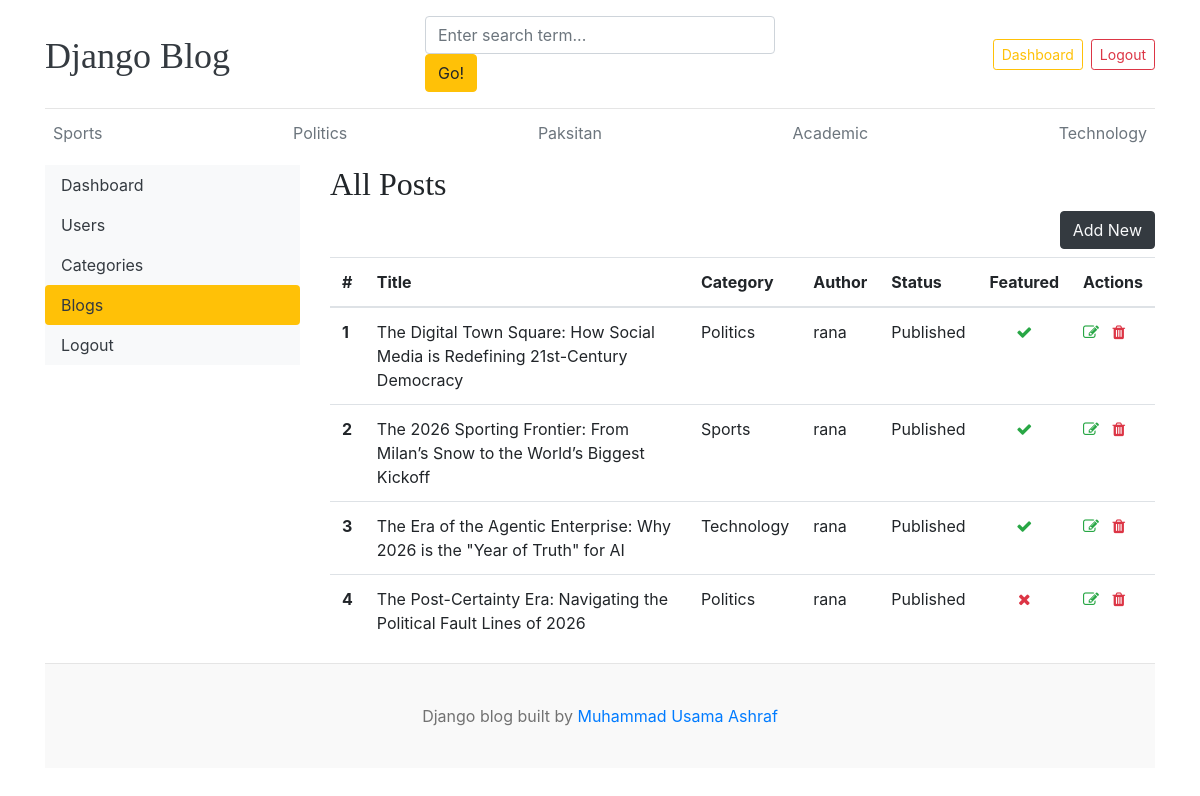
The page /dashboard/posts/ (signed in) on the database its author committed.
### blogs/models.py (models this page shows, shortened)
class Category(models.Model):
    category_name = models.CharField(max_length=50, unique=True)
    created_at = models.DateTimeField(auto_now_add=True)
    updated_at = models.DateTimeField(auto_now=True)
    class Meta:
        verbose_name_plural = "categories"
    def __str__(self):
        return self.category_name

class Blog(models.Model):
    title = models.CharField(max_length=100)
    slug = models.SlugField(max_length=150, unique=True, blank=True)
    category = models.ForeignKey(Category, on_delete=models.CASCADE)
    author = models.ForeignKey(User, on_delete=models.CASCADE)
    featured_image = models.ImageField(upload_to="uploads/%Y/%m/%d/")
    short_description = models.TextField(max_length=500)
    blog_body = models.TextField(max_length=2000)
    status = models.CharField(max_length=20, choices=STATUS_CHOICES, default="Draft")
    is_featured = models.BooleanField(default=False)
    created_at = models.DateTimeField(auto_now_add=True)
    updated_at = models.DateTimeField(auto_now=True)

### dashboards/views.py (the view)
# urls.py: path("posts/", views.posts, name="posts"),
@login_required(login_url="login")
def posts(request):
    posts = Blog.objects.all()
    context = {
        "posts": posts,
    }
    return render(request, "dashboards/posts.html", context)

### blogs/context_processors.py (called while the page is built)
def get_categories(request):
    categories = Category.objects.all()
    return dict(categories=categories)

def get_social_links(request):
    links = SocialLinks.objects.all()
    return dict(links=links)

### templates/dashboards/posts.html (shortened to what this page needs)
{% extends 'base.html' %}
{% block content %}
    <div class="row">
        {% include 'dashboards/sidebar.html' %}
        <div class="col-md-9">
            <h2>All Posts</h2>
            <a href="{% url 'add_post' %}"
               class="btn btn-dark text-light float-right mb-2">Add New</a>
            <table class="table table-hover">
                <thead>
                    <tr>
                        <th>#</th>
                        <th>Title</th>
                        <th>Category</th>
                        <th>Author</th>
                        <th>Status</th>
                        <th>Featured</th>
                        <th>Actions</th>
                    </tr>
                </thead>
                <tbody>
                    {% for post in posts %}
                        <tr>
                            <th>{{ forloop.counter }}</th>
                            <td>{{ post.title }}</td>
                            <td>{{ post.category }}</td>
                            <td>{{ post.author }}</td>
                            <td>{{ post.status }}</td>
                            <td class="text-center">
                                {% if post.is_featured %}
                                    <i class="fa fa-check text-success"></i>
                                {% else %}
                                    <i class="fa fa-times text-danger"></i>
                                {% endif %}
                            </td>
                            <td>
                                <a href="{% url 'edit_post' post.id %}"><i class="fa fa-edit text-success"></i></a>
                                <a href="{% url 'delete_post' post.id %}"><i class="fa fa-trash text-danger"></i></a>
                            </td>
                        </tr>
                    {% endfor %}
                </tbody>
            </table>
        </div>
    </div>
{% endblock %}

### templates/base.html (shortened to what this page needs)
{% load static %}
<!DOCTYPE html>
<html lang="en">
    <head>
        <link href="https://getbootstrap.com/docs/4.0/dist/css/bootstrap.min.css"
              rel="stylesheet">
        <link href="{% static 'css/blog.css' %}" rel="stylesheet">
        <link rel="stylesheet"
              href="https://cdnjs.cloudflare.com/ajax/libs/font-awesome/4.7.0/css/font-awesome.min.css">
    </head>
    <body>
        <div class="container">
            <header class="blog-header py-3">
                <div class="row flex-nowrap justify-content-between align-items-center">
                    <div class="col-4 pt-1">
                        <a class="blog-header-logo text-dark" href="/">Django Blog</a>
                    </div>
                    <div class="col-4">
                        <form action="{% url 'search' %}" method="GET">
                            <input class="form-control"
                                   type="text"
                                   name="keyword"
                                   value="{{ keyword }}"
                                   placeholder="Enter search term..."
                                   aria-label="Enter search term..."
                                   aria-describedby="button-search" />
                            <button class="btn btn-warning id=" button-search" type="submit">Go!
                            </button>
                        </form>
                    </div>
                    <div class="col-4 d-flex justify-content-end align-items-center">
                        {% if not user.is_authenticated %}
                            <a class="btn btn-sm btn-warning" href="{% url 'login' %}">Login</a> &nbsp;
                            <a class="btn btn-sm btn-outline-secondary" href="{% url 'register' %}">Register</a>
                        {% else %}
                            <span>
                                <a class="btn btn-sm btn-outline-warning {% if request.resolver_match.url_name == 'dashboard' %}active{% endif %}"
                                   href="{% url 'dashboard' %}">Dashboard</a>
                            </span>
                            <span class="ml-2">
                                <a class="btn btn-sm btn-outline-danger" href="{% url 'logout' %}">Logout</a>
                            </span>
                        {% endif %}
                    </div>
                </div>
            </header>
            <div class="nav-scroller py-1 mb-2">
                <nav class="nav d-flex justify-content-between">
                    {% for cat in categories %}
                        <a class="p-2 text-muted" href="{% url 'posts_by_category' cat.id %}">{{ cat.category_name }}</a>
                    {% endfor %}
                </nav>
            </div>
            {% block content %}{% endblock %}
            <footer class="blog-footer">
                <p>
                    Django blog built by <a href="https://github.com/oyrana">Muhammad Usama Ashraf</a>
                </p>
            </footer>
        </body>
    </html>

### config/static/css/blog.css (style rules this page uses)
.blog-header { border-bottom: 1px solid #e5e5e5; }
.blog-header-logo { font-family: "Playfair Display", Georgia, "Times New Roman", serif; font-size: 2.25rem; }
h1, h2, h3, h4, h5, h6 { font-family: "Playfair Display", Georgia, "Times New Roman", serif; }
.blog-footer { padding: 2.5rem 0; color: #727272; text-align: center; background-color: #f9f9f9; border-top: .05rem solid #e5e5e5; }
.blog-footer p:last-child { margin-bottom: 0; }

### rows shown on the page
Category: category_name "Sports"
Category: category_name "Politics"
Category: category_name "Paksitan"
Category: category_name "Academic"
Category: category_name "Technology"
Blog: title "The Digital Town Square: How Social Media is Redefining 21st-Century Democracy", category "Politics", author "rana", status "Published", is_featured True (drawn)
Blog: title "The 2026 Sporting Frontier: From Milan’s Snow to the World’s Biggest Kickoff", category "Sports", author "rana", status "Published", is_featured True (drawn)
Blog: title "The Era of the Agentic Enterprise: Why 2026 is the \"Year of Truth\" for AI", category "Technology", author "rana", status "Published", is_featured True (drawn)
Blog: title "The Post-Certainty Era: Navigating the Political Fault Lines of 2026", category "Politics", author "rana", status "Published", is_featured False (drawn)
